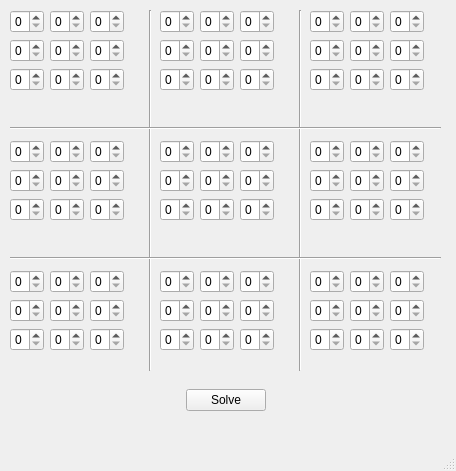
<?xml version="1.0" encoding="UTF-8"?>
<ui version="4.0">
 <class>SudokuSolver</class>
 <widget class="QMainWindow" name="SudokuSolver">
  <property name="geometry">
   <rect>
    <x>0</x>
    <y>0</y>
    <width>456</width>
    <height>471</height>
   </rect>
  </property>
  <property name="windowTitle">
   <string>Sudoku Solver</string>
  </property>
  <widget class="QWidget" name="centralwidget">
   <widget class="QWidget" name="gridLayoutWidget">
    <property name="geometry">
     <rect>
      <x>10</x>
      <y>10</y>
      <width>131</width>
      <height>101</height>
     </rect>
    </property>
    <layout class="QGridLayout" name="grid11">
     <property name="sizeConstraint">
      <enum>QLayout::SetFixedSize</enum>
     </property>
     <item row="2" column="0">
      <widget class="QSpinBox" name="spinBox31">
       <property name="accelerated">
        <bool>true</bool>
       </property>
       <property name="maximum">
        <number>9</number>
       </property>
      </widget>
     </item>
     <item row="2" column="1">
      <widget class="QSpinBox" name="spinBox32">
       <property name="accelerated">
        <bool>true</bool>
       </property>
       <property name="maximum">
        <number>9</number>
       </property>
      </widget>
     </item>
     <item row="0" column="1">
      <widget class="QSpinBox" name="spinBox12">
       <property name="accelerated">
        <bool>true</bool>
       </property>
       <property name="maximum">
        <number>9</number>
       </property>
      </widget>
     </item>
     <item row="0" column="2">
      <widget class="QSpinBox" name="spinBox13">
       <property name="accelerated">
        <bool>true</bool>
       </property>
       <property name="maximum">
        <number>9</number>
       </property>
      </widget>
     </item>
     <item row="1" column="0">
      <widget class="QSpinBox" name="spinBox21">
       <property name="accelerated">
        <bool>true</bool>
       </property>
       <property name="maximum">
        <number>9</number>
       </property>
      </widget>
     </item>
     <item row="1" column="1">
      <widget class="QSpinBox" name="spinBox22">
       <property name="accelerated">
        <bool>true</bool>
       </property>
       <property name="maximum">
        <number>9</number>
       </property>
      </widget>
     </item>
     <item row="1" column="2">
      <widget class="QSpinBox" name="spinBox23">
       <property name="accelerated">
        <bool>true</bool>
       </property>
       <property name="maximum">
        <number>9</number>
       </property>
      </widget>
     </item>
     <item row="0" column="0">
      <widget class="QSpinBox" name="spinBox11">
       <property name="buttonSymbols">
        <enum>QAbstractSpinBox::UpDownArrows</enum>
       </property>
       <property name="accelerated">
        <bool>true</bool>
       </property>
       <property name="maximum">
        <number>9</number>
       </property>
      </widget>
     </item>
     <item row="2" column="2">
      <widget class="QSpinBox" name="spinBox33">
       <property name="accelerated">
        <bool>true</bool>
       </property>
       <property name="maximum">
        <number>9</number>
       </property>
      </widget>
     </item>
    </layout>
   </widget>
   <widget class="QWidget" name="gridLayoutWidget_2">
    <property name="geometry">
     <rect>
      <x>160</x>
      <y>10</y>
      <width>131</width>
      <height>101</height>
     </rect>
    </property>
    <layout class="QGridLayout" name="grid12">
     <property name="sizeConstraint">
      <enum>QLayout::SetFixedSize</enum>
     </property>
     <item row="2" column="0">
      <widget class="QSpinBox" name="spinBox34">
       <property name="accelerated">
        <bool>true</bool>
       </property>
       <property name="maximum">
        <number>9</number>
       </property>
      </widget>
     </item>
     <item row="2" column="1">
      <widget class="QSpinBox" name="spinBox35">
       <property name="accelerated">
        <bool>true</bool>
       </property>
       <property name="maximum">
        <number>9</number>
       </property>
      </widget>
     </item>
     <item row="0" column="1">
      <widget class="QSpinBox" name="spinBox15">
       <property name="accelerated">
        <bool>true</bool>
       </property>
       <property name="maximum">
        <number>9</number>
       </property>
      </widget>
     </item>
     <item row="0" column="2">
      <widget class="QSpinBox" name="spinBox16">
       <property name="accelerated">
        <bool>true</bool>
       </property>
       <property name="maximum">
        <number>9</number>
       </property>
      </widget>
     </item>
     <item row="1" column="0">
      <widget class="QSpinBox" name="spinBox24">
       <property name="accelerated">
        <bool>true</bool>
       </property>
       <property name="maximum">
        <number>9</number>
       </property>
      </widget>
     </item>
     <item row="1" column="1">
      <widget class="QSpinBox" name="spinBox25">
       <property name="accelerated">
        <bool>true</bool>
       </property>
       <property name="maximum">
        <number>9</number>
       </property>
      </widget>
     </item>
     <item row="1" column="2">
      <widget class="QSpinBox" name="spinBox26">
       <property name="accelerated">
        <bool>true</bool>
       </property>
       <property name="maximum">
        <number>9</number>
       </property>
      </widget>
     </item>
     <item row="0" column="0">
      <widget class="QSpinBox" name="spinBox14">
       <property name="accelerated">
        <bool>true</bool>
       </property>
       <property name="maximum">
        <number>9</number>
       </property>
      </widget>
     </item>
     <item row="2" column="2">
      <widget class="QSpinBox" name="spinBox36">
       <property name="accelerated">
        <bool>true</bool>
       </property>
       <property name="maximum">
        <number>9</number>
       </property>
      </widget>
     </item>
    </layout>
   </widget>
   <widget class="QWidget" name="gridLayoutWidget_3">
    <property name="geometry">
     <rect>
      <x>310</x>
      <y>10</y>
      <width>131</width>
      <height>101</height>
     </rect>
    </property>
    <layout class="QGridLayout" name="grid13">
     <property name="sizeConstraint">
      <enum>QLayout::SetFixedSize</enum>
     </property>
     <item row="1" column="2">
      <widget class="QSpinBox" name="spinBox29">
       <property name="accelerated">
        <bool>true</bool>
       </property>
       <property name="maximum">
        <number>9</number>
       </property>
      </widget>
     </item>
     <item row="2" column="0">
      <widget class="QSpinBox" name="spinBox37">
       <property name="accelerated">
        <bool>true</bool>
       </property>
       <property name="maximum">
        <number>9</number>
       </property>
      </widget>
     </item>
     <item row="0" column="0">
      <widget class="QSpinBox" name="spinBox17">
       <property name="accelerated">
        <bool>true</bool>
       </property>
       <property name="maximum">
        <number>9</number>
       </property>
      </widget>
     </item>
     <item row="2" column="1">
      <widget class="QSpinBox" name="spinBox38">
       <property name="accelerated">
        <bool>true</bool>
       </property>
       <property name="maximum">
        <number>9</number>
       </property>
      </widget>
     </item>
     <item row="1" column="0">
      <widget class="QSpinBox" name="spinBox27">
       <property name="accelerated">
        <bool>true</bool>
       </property>
       <property name="maximum">
        <number>9</number>
       </property>
      </widget>
     </item>
     <item row="0" column="2">
      <widget class="QSpinBox" name="spinBox19">
       <property name="accelerated">
        <bool>true</bool>
       </property>
       <property name="maximum">
        <number>9</number>
       </property>
      </widget>
     </item>
     <item row="1" column="1">
      <widget class="QSpinBox" name="spinBox28">
       <property name="accelerated">
        <bool>true</bool>
       </property>
       <property name="maximum">
        <number>9</number>
       </property>
      </widget>
     </item>
     <item row="2" column="2">
      <widget class="QSpinBox" name="spinBox39">
       <property name="accelerated">
        <bool>true</bool>
       </property>
       <property name="maximum">
        <number>9</number>
       </property>
      </widget>
     </item>
     <item row="0" column="1">
      <widget class="QSpinBox" name="spinBox18">
       <property name="accelerated">
        <bool>true</bool>
       </property>
       <property name="maximum">
        <number>9</number>
       </property>
      </widget>
     </item>
    </layout>
   </widget>
   <widget class="QWidget" name="gridLayoutWidget_4">
    <property name="geometry">
     <rect>
      <x>10</x>
      <y>140</y>
      <width>131</width>
      <height>101</height>
     </rect>
    </property>
    <layout class="QGridLayout" name="grid21">
     <property name="sizeConstraint">
      <enum>QLayout::SetFixedSize</enum>
     </property>
     <item row="2" column="0">
      <widget class="QSpinBox" name="spinBox61">
       <property name="accelerated">
        <bool>true</bool>
       </property>
       <property name="maximum">
        <number>9</number>
       </property>
      </widget>
     </item>
     <item row="2" column="1">
      <widget class="QSpinBox" name="spinBox62">
       <property name="accelerated">
        <bool>true</bool>
       </property>
       <property name="maximum">
        <number>9</number>
       </property>
      </widget>
     </item>
     <item row="0" column="1">
      <widget class="QSpinBox" name="spinBox42">
       <property name="accelerated">
        <bool>true</bool>
       </property>
       <property name="maximum">
        <number>9</number>
       </property>
      </widget>
     </item>
     <item row="0" column="2">
      <widget class="QSpinBox" name="spinBox43">
       <property name="accelerated">
        <bool>true</bool>
       </property>
       <property name="maximum">
        <number>9</number>
       </property>
      </widget>
     </item>
     <item row="1" column="0">
      <widget class="QSpinBox" name="spinBox51">
       <property name="accelerated">
        <bool>true</bool>
       </property>
       <property name="maximum">
        <number>9</number>
       </property>
      </widget>
     </item>
     <item row="1" column="1">
      <widget class="QSpinBox" name="spinBox52">
       <property name="accelerated">
        <bool>true</bool>
       </property>
       <property name="maximum">
        <number>9</number>
       </property>
      </widget>
     </item>
     <item row="1" column="2">
      <widget class="QSpinBox" name="spinBox53">
       <property name="accelerated">
        <bool>true</bool>
       </property>
       <property name="maximum">
        <number>9</number>
       </property>
      </widget>
     </item>
     <item row="0" column="0">
      <widget class="QSpinBox" name="spinBox41">
       <property name="accelerated">
        <bool>true</bool>
       </property>
       <property name="maximum">
        <number>9</number>
       </property>
      </widget>
     </item>
     <item row="2" column="2">
      <widget class="QSpinBox" name="spinBox63">
       <property name="accelerated">
        <bool>true</bool>
       </property>
       <property name="maximum">
        <number>9</number>
       </property>
      </widget>
     </item>
    </layout>
   </widget>
   <widget class="QWidget" name="gridLayoutWidget_5">
    <property name="geometry">
     <rect>
      <x>160</x>
      <y>140</y>
      <width>131</width>
      <height>101</height>
     </rect>
    </property>
    <layout class="QGridLayout" name="grid22">
     <property name="sizeConstraint">
      <enum>QLayout::SetFixedSize</enum>
     </property>
     <item row="2" column="0">
      <widget class="QSpinBox" name="spinBox64">
       <property name="accelerated">
        <bool>true</bool>
       </property>
       <property name="maximum">
        <number>9</number>
       </property>
      </widget>
     </item>
     <item row="2" column="1">
      <widget class="QSpinBox" name="spinBox65">
       <property name="accelerated">
        <bool>true</bool>
       </property>
       <property name="maximum">
        <number>9</number>
       </property>
      </widget>
     </item>
     <item row="0" column="1">
      <widget class="QSpinBox" name="spinBox45">
       <property name="accelerated">
        <bool>true</bool>
       </property>
       <property name="maximum">
        <number>9</number>
       </property>
      </widget>
     </item>
     <item row="0" column="2">
      <widget class="QSpinBox" name="spinBox46">
       <property name="accelerated">
        <bool>true</bool>
       </property>
       <property name="maximum">
        <number>9</number>
       </property>
      </widget>
     </item>
     <item row="1" column="0">
      <widget class="QSpinBox" name="spinBox54">
       <property name="accelerated">
        <bool>true</bool>
       </property>
       <property name="maximum">
        <number>9</number>
       </property>
      </widget>
     </item>
     <item row="1" column="1">
      <widget class="QSpinBox" name="spinBox55">
       <property name="accelerated">
        <bool>true</bool>
       </property>
       <property name="maximum">
        <number>9</number>
       </property>
      </widget>
     </item>
     <item row="1" column="2">
      <widget class="QSpinBox" name="spinBox56">
       <property name="accelerated">
        <bool>true</bool>
       </property>
       <property name="maximum">
        <number>9</number>
       </property>
      </widget>
     </item>
     <item row="0" column="0">
      <widget class="QSpinBox" name="spinBox44">
       <property name="accelerated">
        <bool>true</bool>
       </property>
       <property name="maximum">
        <number>9</number>
       </property>
      </widget>
     </item>
     <item row="2" column="2">
      <widget class="QSpinBox" name="spinBox66">
       <property name="accelerated">
        <bool>true</bool>
       </property>
       <property name="maximum">
        <number>9</number>
       </property>
      </widget>
     </item>
    </layout>
   </widget>
   <widget class="QWidget" name="gridLayoutWidget_6">
    <property name="geometry">
     <rect>
      <x>310</x>
      <y>140</y>
      <width>131</width>
      <height>101</height>
     </rect>
    </property>
    <layout class="QGridLayout" name="grid23">
     <property name="sizeConstraint">
      <enum>QLayout::SetFixedSize</enum>
     </property>
     <item row="2" column="0">
      <widget class="QSpinBox" name="spinBox67">
       <property name="accelerated">
        <bool>true</bool>
       </property>
       <property name="maximum">
        <number>9</number>
       </property>
      </widget>
     </item>
     <item row="2" column="1">
      <widget class="QSpinBox" name="spinBox68">
       <property name="accelerated">
        <bool>true</bool>
       </property>
       <property name="maximum">
        <number>9</number>
       </property>
      </widget>
     </item>
     <item row="0" column="1">
      <widget class="QSpinBox" name="spinBox48">
       <property name="accelerated">
        <bool>true</bool>
       </property>
       <property name="maximum">
        <number>9</number>
       </property>
      </widget>
     </item>
     <item row="0" column="2">
      <widget class="QSpinBox" name="spinBox49">
       <property name="accelerated">
        <bool>true</bool>
       </property>
       <property name="maximum">
        <number>9</number>
       </property>
      </widget>
     </item>
     <item row="1" column="0">
      <widget class="QSpinBox" name="spinBox57">
       <property name="accelerated">
        <bool>true</bool>
       </property>
       <property name="maximum">
        <number>9</number>
       </property>
      </widget>
     </item>
     <item row="1" column="1">
      <widget class="QSpinBox" name="spinBox58">
       <property name="accelerated">
        <bool>true</bool>
       </property>
       <property name="maximum">
        <number>9</number>
       </property>
      </widget>
     </item>
     <item row="1" column="2">
      <widget class="QSpinBox" name="spinBox59">
       <property name="accelerated">
        <bool>true</bool>
       </property>
       <property name="maximum">
        <number>9</number>
       </property>
      </widget>
     </item>
     <item row="0" column="0">
      <widget class="QSpinBox" name="spinBox47">
       <property name="accelerated">
        <bool>true</bool>
       </property>
       <property name="maximum">
        <number>9</number>
       </property>
      </widget>
     </item>
     <item row="2" column="2">
      <widget class="QSpinBox" name="spinBox69">
       <property name="accelerated">
        <bool>true</bool>
       </property>
       <property name="maximum">
        <number>9</number>
       </property>
      </widget>
     </item>
    </layout>
   </widget>
   <widget class="QWidget" name="gridLayoutWidget_7">
    <property name="geometry">
     <rect>
      <x>10</x>
      <y>270</y>
      <width>131</width>
      <height>101</height>
     </rect>
    </property>
    <layout class="QGridLayout" name="grid31">
     <property name="sizeConstraint">
      <enum>QLayout::SetFixedSize</enum>
     </property>
     <item row="2" column="0">
      <widget class="QSpinBox" name="spinBox91">
       <property name="accelerated">
        <bool>true</bool>
       </property>
       <property name="maximum">
        <number>9</number>
       </property>
      </widget>
     </item>
     <item row="2" column="1">
      <widget class="QSpinBox" name="spinBox92">
       <property name="accelerated">
        <bool>true</bool>
       </property>
       <property name="maximum">
        <number>9</number>
       </property>
      </widget>
     </item>
     <item row="0" column="1">
      <widget class="QSpinBox" name="spinBox72">
       <property name="accelerated">
        <bool>true</bool>
       </property>
       <property name="maximum">
        <number>9</number>
       </property>
      </widget>
     </item>
     <item row="0" column="2">
      <widget class="QSpinBox" name="spinBox73">
       <property name="accelerated">
        <bool>true</bool>
       </property>
       <property name="maximum">
        <number>9</number>
       </property>
      </widget>
     </item>
     <item row="1" column="0">
      <widget class="QSpinBox" name="spinBox81">
       <property name="accelerated">
        <bool>true</bool>
       </property>
       <property name="maximum">
        <number>9</number>
       </property>
      </widget>
     </item>
     <item row="1" column="1">
      <widget class="QSpinBox" name="spinBox82">
       <property name="accelerated">
        <bool>true</bool>
       </property>
       <property name="maximum">
        <number>9</number>
       </property>
      </widget>
     </item>
     <item row="1" column="2">
      <widget class="QSpinBox" name="spinBox83">
       <property name="accelerated">
        <bool>true</bool>
       </property>
       <property name="maximum">
        <number>9</number>
       </property>
      </widget>
     </item>
     <item row="0" column="0">
      <widget class="QSpinBox" name="spinBox71">
       <property name="accelerated">
        <bool>true</bool>
       </property>
       <property name="maximum">
        <number>9</number>
       </property>
      </widget>
     </item>
     <item row="2" column="2">
      <widget class="QSpinBox" name="spinBox93">
       <property name="accelerated">
        <bool>true</bool>
       </property>
       <property name="maximum">
        <number>9</number>
       </property>
      </widget>
     </item>
    </layout>
   </widget>
   <widget class="QWidget" name="gridLayoutWidget_8">
    <property name="geometry">
     <rect>
      <x>160</x>
      <y>270</y>
      <width>131</width>
      <height>101</height>
     </rect>
    </property>
    <layout class="QGridLayout" name="grid32">
     <property name="sizeConstraint">
      <enum>QLayout::SetFixedSize</enum>
     </property>
     <item row="2" column="0">
      <widget class="QSpinBox" name="spinBox94">
       <property name="accelerated">
        <bool>true</bool>
       </property>
       <property name="maximum">
        <number>9</number>
       </property>
      </widget>
     </item>
     <item row="2" column="1">
      <widget class="QSpinBox" name="spinBox95">
       <property name="accelerated">
        <bool>true</bool>
       </property>
       <property name="maximum">
        <number>9</number>
       </property>
      </widget>
     </item>
     <item row="0" column="1">
      <widget class="QSpinBox" name="spinBox75">
       <property name="accelerated">
        <bool>true</bool>
       </property>
       <property name="maximum">
        <number>9</number>
       </property>
      </widget>
     </item>
     <item row="0" column="2">
      <widget class="QSpinBox" name="spinBox76">
       <property name="accelerated">
        <bool>true</bool>
       </property>
       <property name="maximum">
        <number>9</number>
       </property>
      </widget>
     </item>
     <item row="1" column="0">
      <widget class="QSpinBox" name="spinBox84">
       <property name="accelerated">
        <bool>true</bool>
       </property>
       <property name="maximum">
        <number>9</number>
       </property>
      </widget>
     </item>
     <item row="1" column="1">
      <widget class="QSpinBox" name="spinBox85">
       <property name="accelerated">
        <bool>true</bool>
       </property>
       <property name="maximum">
        <number>9</number>
       </property>
      </widget>
     </item>
     <item row="1" column="2">
      <widget class="QSpinBox" name="spinBox86">
       <property name="accelerated">
        <bool>true</bool>
       </property>
       <property name="maximum">
        <number>9</number>
       </property>
      </widget>
     </item>
     <item row="0" column="0">
      <widget class="QSpinBox" name="spinBox74">
       <property name="accelerated">
        <bool>true</bool>
       </property>
       <property name="maximum">
        <number>9</number>
       </property>
      </widget>
     </item>
     <item row="2" column="2">
      <widget class="QSpinBox" name="spinBox96">
       <property name="accelerated">
        <bool>true</bool>
       </property>
       <property name="maximum">
        <number>9</number>
       </property>
      </widget>
     </item>
    </layout>
   </widget>
   <widget class="QWidget" name="gridLayoutWidget_9">
    <property name="geometry">
     <rect>
      <x>310</x>
      <y>270</y>
      <width>131</width>
      <height>101</height>
     </rect>
    </property>
    <layout class="QGridLayout" name="grid33">
     <property name="sizeConstraint">
      <enum>QLayout::SetFixedSize</enum>
     </property>
     <item row="2" column="0">
      <widget class="QSpinBox" name="spinBox97">
       <property name="accelerated">
        <bool>true</bool>
       </property>
       <property name="maximum">
        <number>9</number>
       </property>
      </widget>
     </item>
     <item row="0" column="2">
      <widget class="QSpinBox" name="spinBox79">
       <property name="accelerated">
        <bool>true</bool>
       </property>
       <property name="maximum">
        <number>9</number>
       </property>
      </widget>
     </item>
     <item row="2" column="2">
      <widget class="QSpinBox" name="spinBox99">
       <property name="accelerated">
        <bool>true</bool>
       </property>
       <property name="maximum">
        <number>9</number>
       </property>
      </widget>
     </item>
     <item row="2" column="1">
      <widget class="QSpinBox" name="spinBox98">
       <property name="accelerated">
        <bool>true</bool>
       </property>
       <property name="maximum">
        <number>9</number>
       </property>
      </widget>
     </item>
     <item row="1" column="1">
      <widget class="QSpinBox" name="spinBox88">
       <property name="accelerated">
        <bool>true</bool>
       </property>
       <property name="maximum">
        <number>9</number>
       </property>
      </widget>
     </item>
     <item row="1" column="2">
      <widget class="QSpinBox" name="spinBox89">
       <property name="accelerated">
        <bool>true</bool>
       </property>
       <property name="maximum">
        <number>9</number>
       </property>
      </widget>
     </item>
     <item row="1" column="0">
      <widget class="QSpinBox" name="spinBox87">
       <property name="accelerated">
        <bool>true</bool>
       </property>
       <property name="maximum">
        <number>9</number>
       </property>
      </widget>
     </item>
     <item row="0" column="0">
      <widget class="QSpinBox" name="spinBox77">
       <property name="accelerated">
        <bool>true</bool>
       </property>
       <property name="maximum">
        <number>9</number>
       </property>
      </widget>
     </item>
     <item row="0" column="1">
      <widget class="QSpinBox" name="spinBox78">
       <property name="accelerated">
        <bool>true</bool>
       </property>
       <property name="maximum">
        <number>9</number>
       </property>
      </widget>
     </item>
    </layout>
   </widget>
   <widget class="Line" name="line">
    <property name="geometry">
     <rect>
      <x>140</x>
      <y>10</y>
      <width>20</width>
      <height>361</height>
     </rect>
    </property>
    <property name="orientation">
     <enum>Qt::Vertical</enum>
    </property>
   </widget>
   <widget class="Line" name="line_2">
    <property name="geometry">
     <rect>
      <x>290</x>
      <y>10</y>
      <width>20</width>
      <height>361</height>
     </rect>
    </property>
    <property name="orientation">
     <enum>Qt::Vertical</enum>
    </property>
   </widget>
   <widget class="Line" name="line_3">
    <property name="geometry">
     <rect>
      <x>10</x>
      <y>120</y>
      <width>431</width>
      <height>16</height>
     </rect>
    </property>
    <property name="orientation">
     <enum>Qt::Horizontal</enum>
    </property>
   </widget>
   <widget class="Line" name="line_4">
    <property name="geometry">
     <rect>
      <x>10</x>
      <y>250</y>
      <width>431</width>
      <height>16</height>
     </rect>
    </property>
    <property name="orientation">
     <enum>Qt::Horizontal</enum>
    </property>
   </widget>
   <widget class="QWidget" name="horizontalLayoutWidget">
    <property name="geometry">
     <rect>
      <x>10</x>
      <y>380</y>
      <width>431</width>
      <height>41</height>
     </rect>
    </property>
    <layout class="QHBoxLayout" name="horizontalLayout">
     <item>
      <spacer name="horizontalSpacer">
       <property name="orientation">
        <enum>Qt::Horizontal</enum>
       </property>
       <property name="sizeHint" stdset="0">
        <size>
         <width>40</width>
         <height>20</height>
        </size>
       </property>
      </spacer>
     </item>
     <item>
      <widget class="QPushButton" name="solveButton">
       <property name="text">
        <string>Solve</string>
       </property>
      </widget>
     </item>
     <item>
      <spacer name="horizontalSpacer_2">
       <property name="orientation">
        <enum>Qt::Horizontal</enum>
       </property>
       <property name="sizeHint" stdset="0">
        <size>
         <width>40</width>
         <height>20</height>
        </size>
       </property>
      </spacer>
     </item>
    </layout>
   </widget>
  </widget>
  <widget class="QMenuBar" name="menubar">
   <property name="geometry">
    <rect>
     <x>0</x>
     <y>0</y>
     <width>456</width>
     <height>24</height>
    </rect>
   </property>
  </widget>
  <widget class="QStatusBar" name="statusbar"/>
 </widget>
 <resources/>
 <connections/>
</ui>
